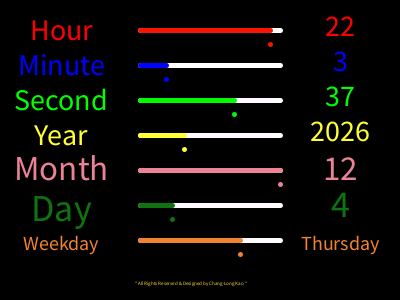
Frame 1 (no input)
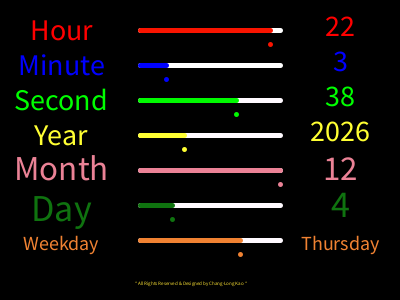
Frame 60 (the mouse pressed at the canvas centre just before this capture)
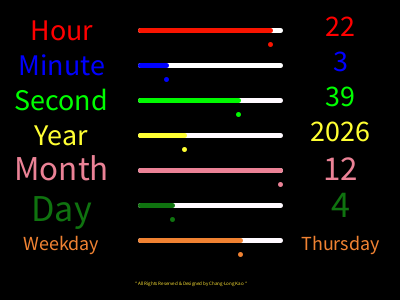
Frame 120 (the mouse held since frame 60 and released just before this capture)

The Processing sketch that drew these frames (run headless with seeded random() and noise(); from frame 60 on, the mouse is pressed at the canvas centre):

// Processing sketch: LineIndicatorClockwithDigitalandDateScreen
// ── LineIndicatorClockwithDigitalandDateScreen.pde
//24-hour Line Indicator Clock with Digital and Date Screen Designed by Chang-Long Kao
//Processing 3.3.7(Java mode)

//constant
float rss =120; //the length of indicator line just like slider bar
float sl = 35; //the space of different lines
float sd = 12; //the between point and line
float sx = 1.5*rss; 
float dx = -100; //displacement of text(date)
float dx1 = -20; //displacement of lines

//date variables for digital clock
float Y = year();
float M = month();
float D = day();

//String
String str = "* All Rights Reserved & Designed by Chang-Long Kao *";
String [] weekday = {"Sunday", "Monday", "Tuesday", "Wednesday", "Thursday", "Friday", "Saturday"}; 

//start with void setup()
void setup()
{
size(400, 300);
textSize(12);
textAlign(CENTER);
}
//End of void setup()

//start with void ()
void draw()
{
//black color background
//tranlate (0,0) to (0.4* width, height/10);
background(0);
noFill();
strokeWeight(5);
translate(0.4* width, height/10);

//line year
//map different year line
float hb = map(0, 0, 24, 0, rss); // limit of line
float h = map(hour(), 0 , 24, 0 ,rss); // real time line 
strokeWeight(5);

//limit of line
stroke(255, 255, 255);
line(dx1,0, hb+rss, 0);

//real time line
stroke(250, 20, 0);
line(dx1,0,h,0);

//real time point
point(h, 1.2*sd);

//show hour
textSize(30);
fill(255, 0, 0);
text(nf(hour()),1.5*rss,0.5*sd);
text("Hour",dx,0.8*sd);

//line minute
//map different minute line
float mb = map(0, 0, 60, 0, rss); // limit of line
float m = map(minute(), 0 , 60, 0 ,rss); // real time line
strokeWeight(5);

//limit of line
stroke(255, 255, 255);
line(dx1,sl,mb+rss,sl);

//real time line
stroke(0, 2, 255);
line(dx1,sl,m,sl);

//real time point
point(m, sl+1.2*sd);

//show minute
textSize(30);
fill(0, 0, 255);
text(nf(minute()),1.5*rss,sl+0.5*sd);
text("Minute",dx,sl+0.8*sd);


//line second
//map different second line
float sb = map(0, 0, 60, 0, rss); //limit of line
float s = map(second(), 0 , 60, 0 ,rss); // real time line
strokeWeight(5);

//limit of line
stroke(255, 250, 255);
line(dx1,2*sl,sb+rss,2*sl);

//real time line
stroke(0, 250, 0);
line(dx1,2*sl,s,2*sl);

//real time point
point(s, 2*sl+1.2*sd);

//show second
textSize(30);
fill(0, 255, 0);
text(nf(second()),1.5*rss,2*sl+0.5*sd);
text("Second",dx,2*sl+0.8*sd);

//line year
//map different year line
float yb = map(0, 0 , 10000, 0 ,rss); //limit of line
float y = map(year(), 0 , 10000, 0 ,rss); //real time line
strokeWeight(5);

//limit of line
stroke(255, 250, 255);
line(dx1,3*sl,yb+rss,3*sl);

//real time line
stroke(255, 255, 50);
line(dx1,3*sl,y,3*sl);

//real time point
point(y,3*sl+1.2*sd);

//show year
textSize(30);
fill(255, 255, 50);
text(nf(year()),1.5*rss,3*sl+0.5*sd);
text("Year",dx,3*sl+0.8*sd);


//line month
//map different month line
float Mb = map(0, 0 , 12, 0 ,rss); // limit of line
float Mm = map(month(),1, 12, 0 ,rss); // real time line
strokeWeight(5);

//limit of line
stroke(255, 250, 255);
line(dx1,4*sl,Mb+rss,4*sl);

//real time line
stroke(235, 130, 150);
line(dx1,4*sl,Mm,4*sl);

//real time point
point(Mm,4*sl+1.2*sd);

//show month
textSize(35);
fill(235, 130, 150);
text(nf(month()),1.5*rss,4*sl+0.8*sd);
text("Month",dx,4*sl+0.8*sd);


//line day
//map different day line
float db = map(0, 0 , 31, 0 ,rss); //limit of line
float d = map(day(), 1 , 31, 0 ,rss); //real time line
strokeWeight(5);

//limit of line
stroke(255, 250, 255);
line(dx1,5*sl,db+rss,5*sl);

//real time line
stroke(15, 115, 15);
line(dx1,5*sl,d,5*sl);

//real time point
point(d,5*sl+1.2*sd);

//show day
textSize(38);
fill(15, 115, 15);
text(nf(day()),1.5*rss,5*sl+1*sd);
text("Day",dx,5*sl+1.3*sd);

//line weekday
//calculate weekday with Zeller's congruence
//String [] weekday = {"Sunday", "Monday", "Tuesday", "Wednesday", "Thursday", "Friday", "Saturday"}; 
//weekday start with Sunday for modulus 0
float y1 = round(Y / 100);
float y2 = round(Y / 10);
float wd = abs((y2 + round(y2/4) + round(y1/4) - 2*y1+ round(26*(M + 1)/10) + D - 1) % 7);

//map different weekday line
float wdb = map(0, 0 , 7, 0 ,rss); //limit of line
float wdd = map(wd, 0 , 6, 0 ,rss); //real time
strokeWeight(5);

//limit of line
stroke(255, 250, 255);
line(dx1,6*sl,wdb+rss,6*sl);

//real time line
stroke(240, 130, 50);
line(dx1,6*sl,wdd,6*sl);

//real time point
point(wdd,6*sl+1.2*sd);

//show weekday
textSize(20);
fill(240, 130, 50);
text(weekday[int(wd)],1.5*rss,6*sl+0.8*sd);
text("Weekday",dx,6*sl+0.8*sd);

//footer
pushMatrix();
textSize(5);
fill( 245, 220, 50);
text(str,-0.3*dx,255);  
popMatrix();

}//End of void draw()
//EOF
